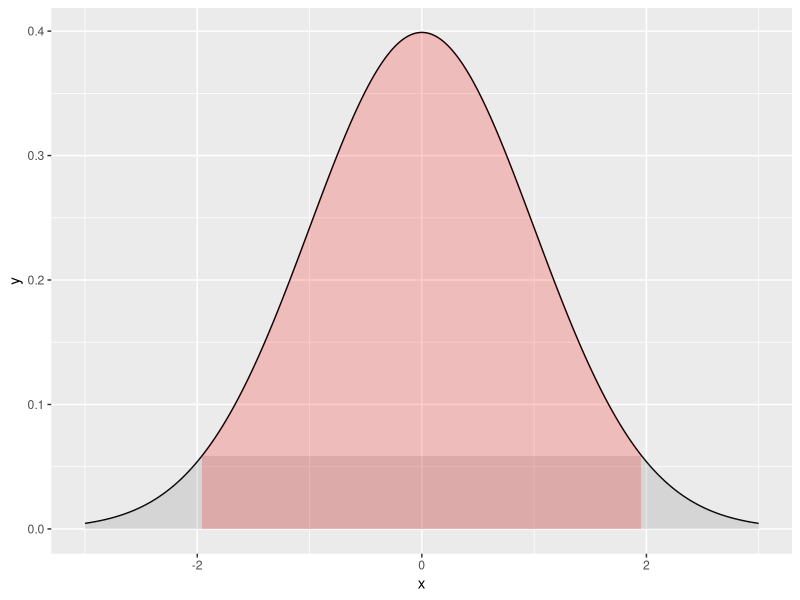

Reproduce this figure in R.
# SDC plot for better understanding

library(tidyverse)

x <- seq(-3, 3, length.out = 1000)
y <- dnorm(x)

data_df <- data.frame(x, y)

q_2.5 <- qnorm(0.025)
q_97.5 <- qnorm(0.975)

data_df$quantile <- ifelse(data_df$x >= q_2.5 & data_df$x <= q_97.5, "Quantile", "")

p <- ggplot(data_df, aes(x = x, y = y)) +
  geom_line() +
  geom_ribbon(aes(ymin = 0, ymax = y, fill = quantile), alpha = 0.2, color = NA) +
  scale_fill_manual(values = c("Quantile" = "red"), guide = FALSE)

add_dot <- function(p) {
  x <- rnorm(1)
  if(x > q_97.5 | x < q_2.5){
    p <<- p + geom_point(x = x, y = 0, size = 2.5, color = "red")  
  } else {
    p <<- p + geom_point(x = x, y = 0, size = 2.5, color = "blue") 
  }
p
}

add_dot(p) # execute repeatedly. In approx. every 20th attempt, we would get
# a falsely detected difference.



